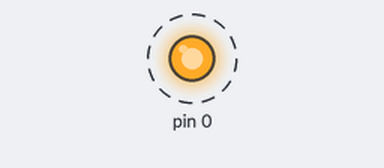
The sketch below on a simulated Arduino Uno, built with avr-gcc and run on an emulated ATmega328P. On the bench: output pins drawn as LEDs (lit = HIGH). Dashed ring = blinking.

Above: at 0.2 s.
Timing chart, 0 to 3.0 s (numbered marks = the images above):
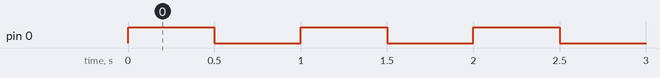

Measured:
- by itself, pin 0: alternates HIGH for 0.50 s and LOW for 0.50 s

The sketch:

blink.ino
```cpp
int LED_PIN = PB0;

void setup() {
  pinMode(LED_PIN, OUTPUT);
}

void loop() {
  blink();
}

void blink() {
  digitalWrite(LED_PIN, HIGH);
  delay(500);
  digitalWrite(LED_PIN, LOW);
  delay(500);
}
```
